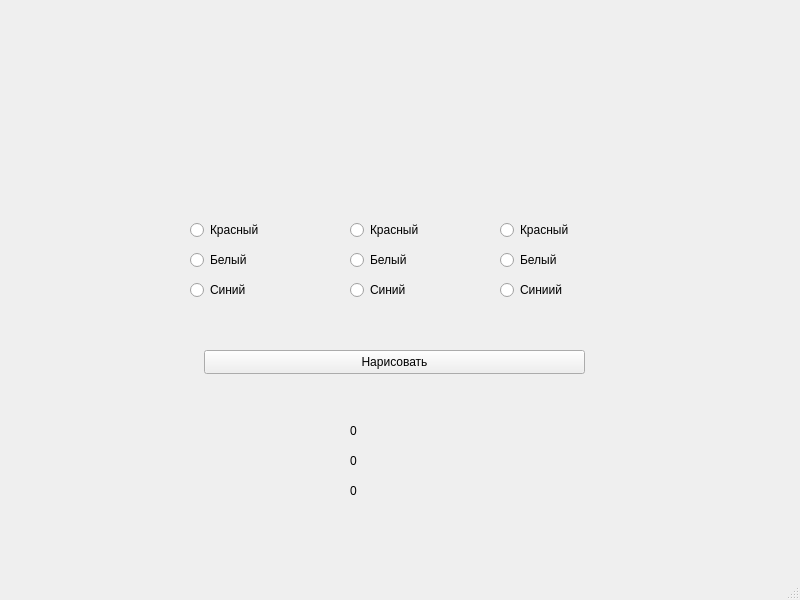
<?xml version="1.0" encoding="UTF-8"?>
<ui version="4.0">
 <class>MainWindow</class>
 <widget class="QMainWindow" name="MainWindow">
  <property name="geometry">
   <rect>
    <x>0</x>
    <y>0</y>
    <width>800</width>
    <height>600</height>
   </rect>
  </property>
  <property name="windowTitle">
   <string>MainWindow</string>
  </property>
  <widget class="QWidget" name="centralwidget">
   <widget class="QRadioButton" name="radioButton_1">
    <property name="geometry">
     <rect>
      <x>190</x>
      <y>220</y>
      <width>89</width>
      <height>20</height>
     </rect>
    </property>
    <property name="text">
     <string>Красный</string>
    </property>
    <attribute name="buttonGroup">
     <string notr="true">FirstChoose</string>
    </attribute>
   </widget>
   <widget class="QRadioButton" name="radioButton_2">
    <property name="geometry">
     <rect>
      <x>190</x>
      <y>250</y>
      <width>89</width>
      <height>20</height>
     </rect>
    </property>
    <property name="text">
     <string>Белый</string>
    </property>
    <attribute name="buttonGroup">
     <string notr="true">FirstChoose</string>
    </attribute>
   </widget>
   <widget class="QRadioButton" name="radioButton_3">
    <property name="geometry">
     <rect>
      <x>190</x>
      <y>280</y>
      <width>89</width>
      <height>20</height>
     </rect>
    </property>
    <property name="text">
     <string>Синий</string>
    </property>
    <attribute name="buttonGroup">
     <string notr="true">FirstChoose</string>
    </attribute>
   </widget>
   <widget class="QRadioButton" name="radioButton_4">
    <property name="geometry">
     <rect>
      <x>350</x>
      <y>220</y>
      <width>89</width>
      <height>20</height>
     </rect>
    </property>
    <property name="text">
     <string>Красный</string>
    </property>
    <attribute name="buttonGroup">
     <string notr="true">SecondChoose</string>
    </attribute>
   </widget>
   <widget class="QRadioButton" name="radioButton_5">
    <property name="geometry">
     <rect>
      <x>350</x>
      <y>280</y>
      <width>89</width>
      <height>20</height>
     </rect>
    </property>
    <property name="text">
     <string>Синий</string>
    </property>
    <attribute name="buttonGroup">
     <string notr="true">SecondChoose</string>
    </attribute>
   </widget>
   <widget class="QRadioButton" name="radioButton_6">
    <property name="geometry">
     <rect>
      <x>350</x>
      <y>250</y>
      <width>89</width>
      <height>20</height>
     </rect>
    </property>
    <property name="text">
     <string>Белый</string>
    </property>
    <attribute name="buttonGroup">
     <string notr="true">SecondChoose</string>
    </attribute>
   </widget>
   <widget class="QRadioButton" name="radioButton_7">
    <property name="geometry">
     <rect>
      <x>500</x>
      <y>220</y>
      <width>89</width>
      <height>20</height>
     </rect>
    </property>
    <property name="text">
     <string>Красный</string>
    </property>
    <attribute name="buttonGroup">
     <string notr="true">ThirdChoose</string>
    </attribute>
   </widget>
   <widget class="QRadioButton" name="radioButton_8">
    <property name="geometry">
     <rect>
      <x>500</x>
      <y>280</y>
      <width>89</width>
      <height>20</height>
     </rect>
    </property>
    <property name="text">
     <string>Синиий</string>
    </property>
    <attribute name="buttonGroup">
     <string notr="true">ThirdChoose</string>
    </attribute>
   </widget>
   <widget class="QRadioButton" name="radioButton_9">
    <property name="geometry">
     <rect>
      <x>500</x>
      <y>250</y>
      <width>89</width>
      <height>20</height>
     </rect>
    </property>
    <property name="text">
     <string>Белый</string>
    </property>
    <attribute name="buttonGroup">
     <string notr="true">ThirdChoose</string>
    </attribute>
   </widget>
   <widget class="QPushButton" name="drawButton">
    <property name="geometry">
     <rect>
      <x>204</x>
      <y>350</y>
      <width>381</width>
      <height>24</height>
     </rect>
    </property>
    <property name="text">
     <string>Нарисовать</string>
    </property>
   </widget>
   <widget class="QLabel" name="label">
    <property name="geometry">
     <rect>
      <x>350</x>
      <y>410</y>
      <width>81</width>
      <height>41</height>
     </rect>
    </property>
    <property name="text">
     <string>0</string>
    </property>
   </widget>
   <widget class="QLabel" name="label_2">
    <property name="geometry">
     <rect>
      <x>350</x>
      <y>440</y>
      <width>81</width>
      <height>41</height>
     </rect>
    </property>
    <property name="text">
     <string>0</string>
    </property>
   </widget>
   <widget class="QLabel" name="label_3">
    <property name="geometry">
     <rect>
      <x>350</x>
      <y>470</y>
      <width>81</width>
      <height>41</height>
     </rect>
    </property>
    <property name="text">
     <string>0</string>
    </property>
   </widget>
  </widget>
  <widget class="QMenuBar" name="menubar">
   <property name="geometry">
    <rect>
     <x>0</x>
     <y>0</y>
     <width>800</width>
     <height>22</height>
    </rect>
   </property>
  </widget>
  <widget class="QStatusBar" name="statusbar"/>
 </widget>
 <resources/>
 <connections/>
 <buttongroups>
  <buttongroup name="FirstChoose"/>
  <buttongroup name="SecondChoose"/>
  <buttongroup name="ThirdChoose"/>
 </buttongroups>
</ui>
